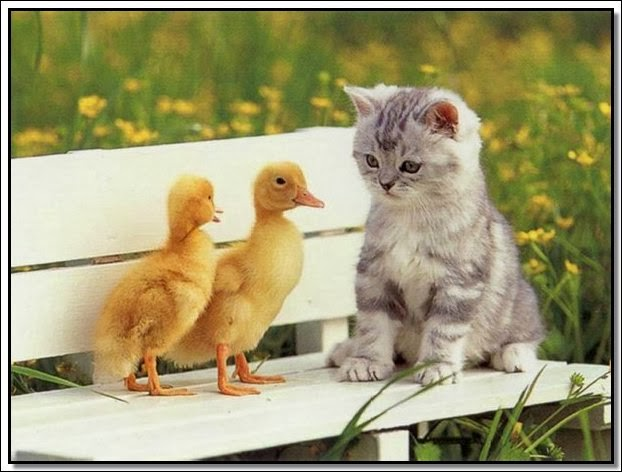
%> input picture Exercise#3/cat.jpg, 622 x 472 px
$ octave 'Exercise#3.m'   (GNU Octave 9; MATLAB toolbox functions it lacks are replaced by stand-ins)
%> lines starting %> are read from the running program, lines starting %| are printed output that depends on the picture
% Razan Mohammed Aljuhani EAR
% CPCS432 Lab3&4
% Lab3&4 Assignment2

% 1- Read the image
originalImage = imread("cat.jpg");
%> originalImage is the input picture: size 472x622x3 uint8; mean R, G, B 159.7, 153.4, 112.8

%__________________________________Q1________________________________________
%%%%%%%%%%%%%%%%%%%%%%%%%%%%%%%%%%%%%%%%%%%%%%%%%%%%%%%%%%%%%%%%%%%%%%%%%%%%
% 2- Blurring using mean filter
grayImage = rgb2gray(originalImage); % Convert the original image to gray image.
imgd = im2double(grayImage); % Convert the gray image to (black/white) image.
mf = ones(3,3);
mf = mf * 1/9; % Mean filter.
blurredImage = filter2(mf, imgd); % Burring the image by using mean filter.
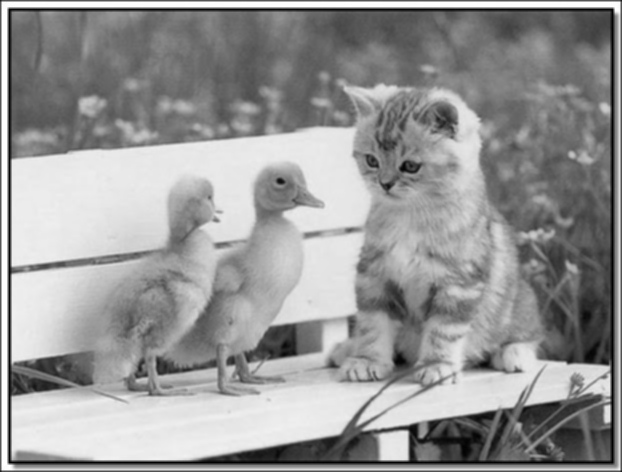
%> blurredImage: size 472x622 double; min 0.000871, max 0.998, mean 0.591
% Show figures
figure;
subplot(1,3,1), imshow(originalImage), title (" Original image (Colored). ");
subplot(1,3,2), imshow(imgd), title (" Converted image (black & white). ");
subplot(1,3,3), imshow(blurredImage), title (" Blurred image by using mean filter. ");

%__________________________________Q2________________________________________
%%%%%%%%%%%%%%%%%%%%%%%%%%%%%%%%%%%%%%%%%%%%%%%%%%%%%%%%%%%%%%%%%%%%%%%%%%%%
% 3- Median filtering after adding some noise to it.
% Adding noice to the image
noisedImage = imnoise(originalImage, 'salt & pepper', 0.02);
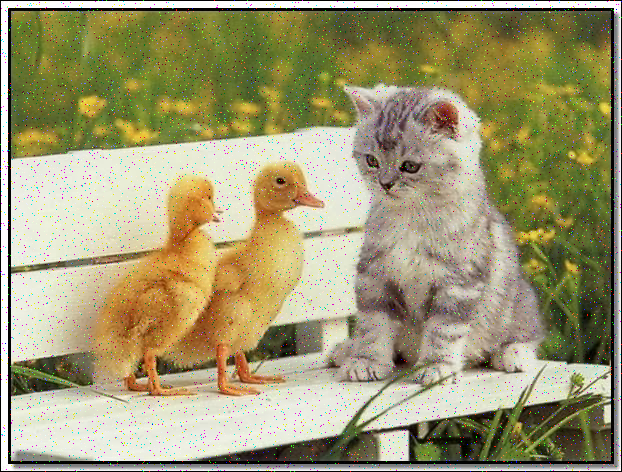
%> noisedImage: size 472x622x3 uint8; mean R, G, B 159, 152.9, 113.1
% Median filter each channel separately
r = medfilt2(noisedImage(:, :, 1), [3,3]); % Red
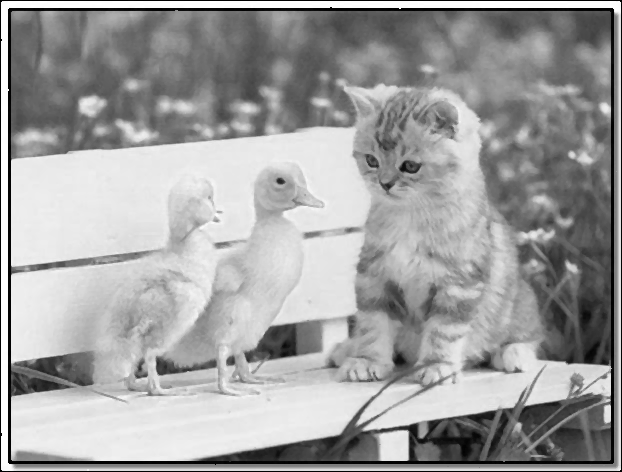
%> r: size 472x622 uint8; min 0, max 255, mean 159.7
g = medfilt2(noisedImage(:, :, 2), [3,3]); % Green
b = medfilt2(noisedImage(:, :, 3), [3,3]); % Blue
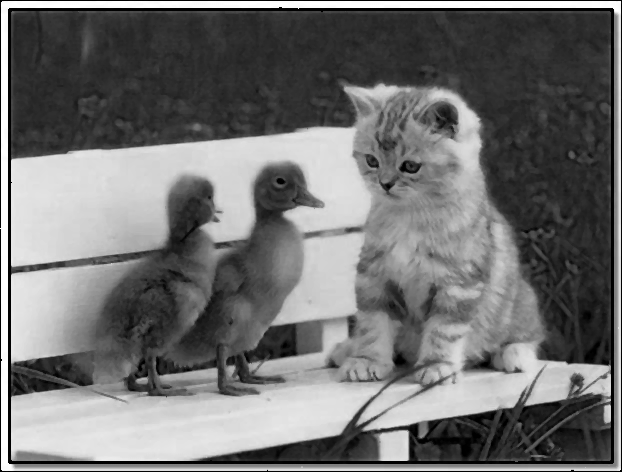
%> b: size 472x622 uint8; min 0, max 255, mean 112.8
% Reconstruct the image from r,g,b channels
medianFilterImage = cat(3, r, g, b);
% Show figures
figure;
subplot(1,3,1), image(originalImage), title (" Original image ");
subplot(1,3,2), image(noisedImage), title (" Noised image ");
subplot(1,3,3), image(medianFilterImage), title (" Median filtered image ");

%__________________________________Q3________________________________________
%%%%%%%%%%%%%%%%%%%%%%%%%%%%%%%%%%%%%%%%%%%%%%%%%%%%%%%%%%%%%%%%%%%%%%%%%%%%
% 4- Horizontal Line detection.
horizontalKernal = [-1,-1,-1; 2,2,2; -1,-1,-1];
horizontalImage = imfilter(originalImage,horizontalKernal);
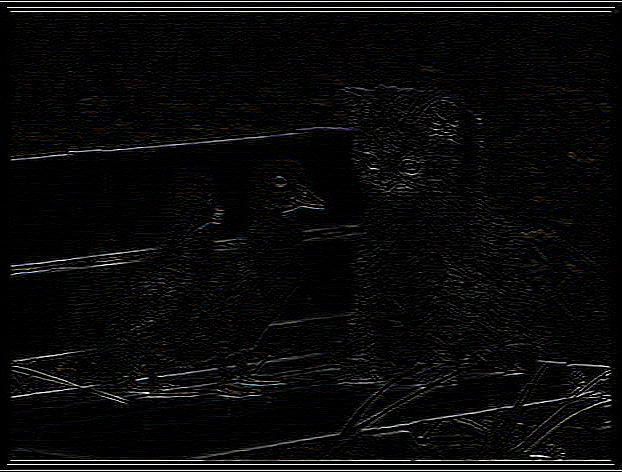
%> horizontalImage: size 472x622x3 uint8; mean R, G, B 10.4, 10.3, 10.4
% Show figures
figure;
subplot(1,2,1), image(originalImage), title (" Original image ");
subplot(1,2,2), image(horizontalImage), title (" Horizontal Line detected image ");
%__________________________________Q4________________________________________
%%%%%%%%%%%%%%%%%%%%%%%%%%%%%%%%%%%%%%%%%%%%%%%%%%%%%%%%%%%%%%%%%%%%%%%%%%%%
%5- Sharpen the image.
sharpFilter = fspecial('unsharp');
sharp = imfilter(originalImage, sharpFilter, 'replicate'); %sharping
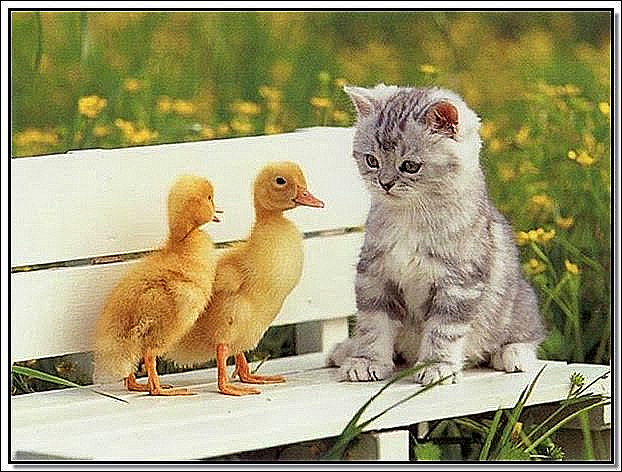
%> sharp: size 472x622x3 uint8; mean R, G, B 160.5, 154.3, 114.1
sharpMore = imfilter(sharp, sharpFilter, 'replicate'); %Excessive sharping
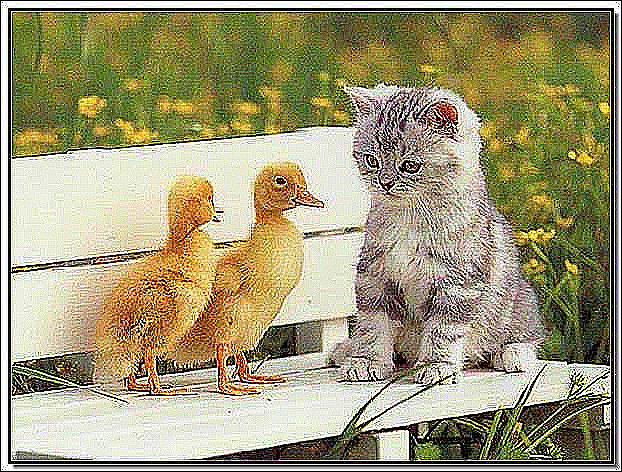
%> sharpMore: size 472x622x3 uint8; mean R, G, B 158.4, 153.3, 115.8
% Show figures
figure;
subplot(1,3,1), image(originalImage), title (" Original image ");
subplot(1,3,2),  image(sharp), title (" Sharpened image ");
subplot(1,3,3), image(sharpMore), title (" Excessive sharping attenuates noise image ");
